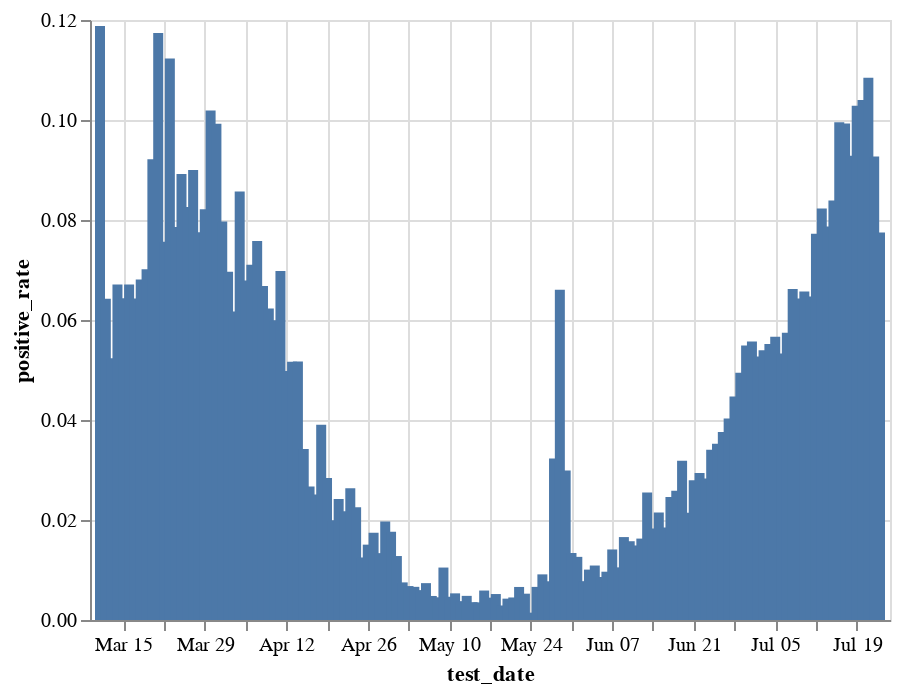

The code cell stored with this chart in its notebook:
### Code cell
pr = (bdi[(bdi.test_date>'2020') & (bdi.test_date<'2021')&(bdi.corona_result.isin(['positive', 'negative'])) & (bdi.is_first_Test=='Yes')]
 .groupby(['test_date', 'corona_result']).size().unstack()
 .assign(positive_rate=lambda x: x.positive/(x.positive+x.negative)))

alt.Chart(pr.reset_index()).mark_bar().encode(
    x='test_date',
    y='positive_rate',
    tooltip=['test_date', 'positive_rate']
).interactive()

### Figure 1 — Vega-Lite specification as saved in the notebook (floating-point values rounded to 4 significant figures; data arrays with more than 128 entries replaced by an {"elided": "..."} marker saying what was removed)
{"config": {"view": {"continuousWidth": 400, "continuousHeight": 300}}, "data": {"name": "data-14814baa1cd451cd13d2c65cfbb4644a"}, "mark": "bar", "encoding": {"tooltip": [{"type": "temporal", "field": "test_date"}, {"type": "quantitative", "field": "positive_rate"}], "x": {"type": "temporal", "field": "test_date"}, "y": {"type": "quantitative", "field": "positive_rate"}}, "selection": {"selector013": {"type": "interval", "bind": "scales", "encodings": ["x", "y"]}}, "$schema": "https://vega.github.io/schema/vega-lite/v4.8.1.json", "datasets": {"data-14814baa1cd451cd13d2c65cfbb4644a": {"elided": "135 records"}}}
